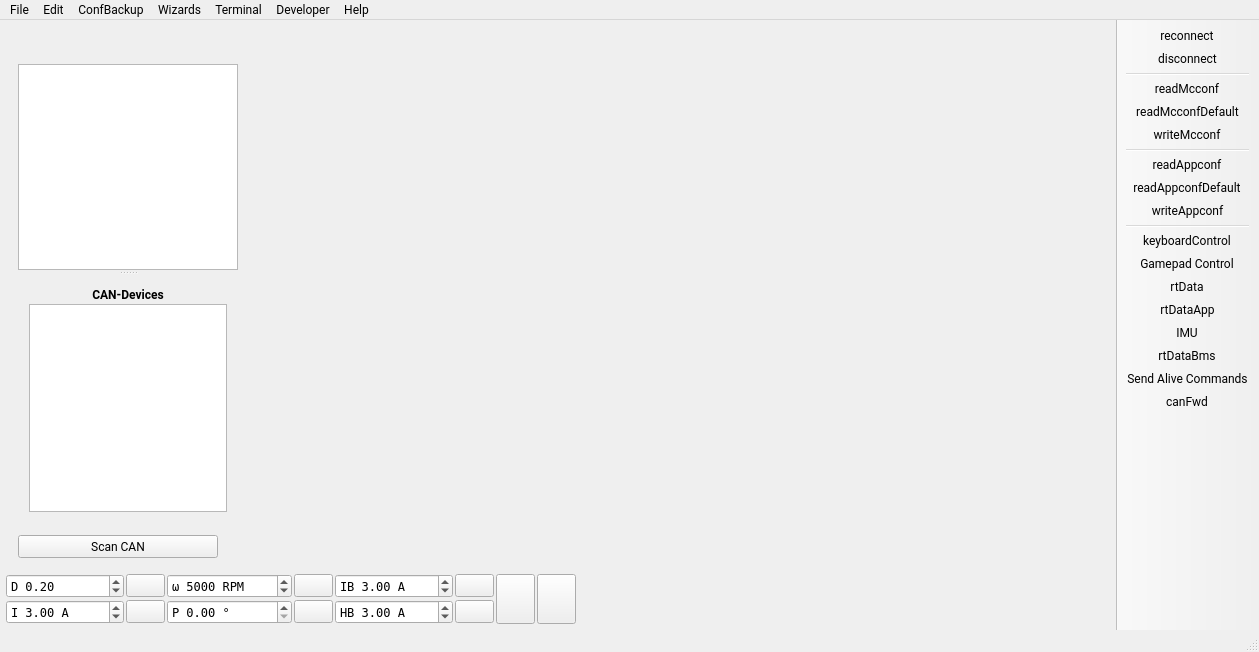
<?xml version="1.0" encoding="UTF-8"?>
<ui version="4.0">
 <class>MainWindow</class>
 <widget class="QMainWindow" name="MainWindow">
  <property name="geometry">
   <rect>
    <x>0</x>
    <y>0</y>
    <width>1259</width>
    <height>652</height>
   </rect>
  </property>
  <property name="font">
   <font>
    <family>Roboto</family>
   </font>
  </property>
  <property name="windowTitle">
   <string>VESC Tool</string>
  </property>
  <property name="windowIcon">
   <iconset>
    <normaloff>:/res/icon.png</normaloff>:/res/icon.png</iconset>
  </property>
  <widget class="QWidget" name="centralWidget">
   <layout class="QVBoxLayout" name="verticalLayout_3">
    <property name="spacing">
     <number>4</number>
    </property>
    <property name="leftMargin">
     <number>6</number>
    </property>
    <property name="topMargin">
     <number>6</number>
    </property>
    <property name="rightMargin">
     <number>6</number>
    </property>
    <property name="bottomMargin">
     <number>6</number>
    </property>
    <item>
     <layout class="QHBoxLayout" name="horizontalLayout">
      <property name="spacing">
       <number>4</number>
      </property>
      <item>
       <layout class="QVBoxLayout" name="verticalLayout_2">
        <property name="spacing">
         <number>12</number>
        </property>
        <property name="leftMargin">
         <number>12</number>
        </property>
        <property name="topMargin">
         <number>12</number>
        </property>
        <property name="rightMargin">
         <number>0</number>
        </property>
        <property name="bottomMargin">
         <number>12</number>
        </property>
        <item>
         <widget class="QLabel" name="pageLabel">
          <property name="enabled">
           <bool>true</bool>
          </property>
          <property name="maximumSize">
           <size>
            <width>220</width>
            <height>56</height>
           </size>
          </property>
          <property name="text">
           <string/>
          </property>
          <property name="scaledContents">
           <bool>true</bool>
          </property>
         </widget>
        </item>
        <item>
         <widget class="QSplitter" name="leftSplitter">
          <property name="orientation">
           <enum>Qt::Vertical</enum>
          </property>
          <property name="handleWidth">
           <number>6</number>
          </property>
          <property name="childrenCollapsible">
           <bool>true</bool>
          </property>
          <widget class="QListWidget" name="pageList">
           <property name="sizePolicy">
            <sizepolicy hsizetype="Expanding" vsizetype="Expanding">
             <horstretch>0</horstretch>
             <verstretch>0</verstretch>
            </sizepolicy>
           </property>
           <property name="minimumSize">
            <size>
             <width>220</width>
             <height>0</height>
            </size>
           </property>
           <property name="maximumSize">
            <size>
             <width>220</width>
             <height>16777215</height>
            </size>
           </property>
           <property name="font">
            <font>
             <family>Roboto</family>
            </font>
           </property>
           <property name="editTriggers">
            <set>QAbstractItemView::NoEditTriggers</set>
           </property>
           <property name="selectionBehavior">
            <enum>QAbstractItemView::SelectRows</enum>
           </property>
           <property name="resizeMode">
            <enum>QListView::Adjust</enum>
           </property>
           <property name="viewMode">
            <enum>QListView::ListMode</enum>
           </property>
          </widget>
          <widget class="QWidget" name="layoutWidget">
           <layout class="QVBoxLayout" name="verticalLayout">
            <property name="spacing">
             <number>2</number>
            </property>
            <item>
             <widget class="QLabel" name="label">
              <property name="font">
               <font>
                <family>Roboto</family>
                <bold>true</bold>
               </font>
              </property>
              <property name="text">
               <string>CAN-Devices</string>
              </property>
              <property name="alignment">
               <set>Qt::AlignCenter</set>
              </property>
             </widget>
            </item>
            <item>
             <widget class="QListWidget" name="canList">
              <property name="minimumSize">
               <size>
                <width>0</width>
                <height>100</height>
               </size>
              </property>
              <property name="font">
               <font>
                <family>Roboto</family>
               </font>
              </property>
              <property name="editTriggers">
               <set>QAbstractItemView::NoEditTriggers</set>
              </property>
              <property name="selectionBehavior">
               <enum>QAbstractItemView::SelectRows</enum>
              </property>
             </widget>
            </item>
           </layout>
          </widget>
         </widget>
        </item>
        <item>
         <widget class="QPushButton" name="scanCanButton">
          <property name="sizePolicy">
           <sizepolicy hsizetype="Expanding" vsizetype="Minimum">
            <horstretch>0</horstretch>
            <verstretch>0</verstretch>
           </sizepolicy>
          </property>
          <property name="maximumSize">
           <size>
            <width>200</width>
            <height>16777215</height>
           </size>
          </property>
          <property name="text">
           <string>Scan CAN</string>
          </property>
         </widget>
        </item>
       </layout>
      </item>
      <item>
       <widget class="QStackedWidget" name="pageWidget">
        <property name="font">
         <font>
          <family>Roboto</family>
         </font>
        </property>
        <property name="currentIndex">
         <number>-1</number>
        </property>
       </widget>
      </item>
     </layout>
    </item>
    <item>
     <layout class="QGridLayout" name="gridLayout_3">
      <property name="spacing">
       <number>2</number>
      </property>
      <item row="0" column="8">
       <widget class="DisplayBar" name="dispDuty" native="true">
        <property name="sizePolicy">
         <sizepolicy hsizetype="MinimumExpanding" vsizetype="Preferred">
          <horstretch>0</horstretch>
          <verstretch>0</verstretch>
         </sizepolicy>
        </property>
        <property name="minimumSize">
         <size>
          <width>150</width>
          <height>0</height>
         </size>
        </property>
       </widget>
      </item>
      <item row="0" column="4">
       <widget class="QDoubleSpinBox" name="brakeCurrentBox">
        <property name="font">
         <font>
          <family>DejaVu Sans Mono</family>
         </font>
        </property>
        <property name="toolTip">
         <string>Brake current</string>
        </property>
        <property name="prefix">
         <string>IB </string>
        </property>
        <property name="suffix">
         <string> A</string>
        </property>
        <property name="minimum">
         <double>-500.000000000000000</double>
        </property>
        <property name="maximum">
         <double>500.000000000000000</double>
        </property>
        <property name="singleStep">
         <double>0.500000000000000</double>
        </property>
        <property name="value">
         <double>3.000000000000000</double>
        </property>
       </widget>
      </item>
      <item row="1" column="1">
       <widget class="QPushButton" name="currentButton">
        <property name="toolTip">
         <string>Current</string>
        </property>
        <property name="text">
         <string/>
        </property>
       </widget>
      </item>
      <item row="0" column="5">
       <widget class="QPushButton" name="brakeCurrentButton">
        <property name="toolTip">
         <string>Brake current</string>
        </property>
        <property name="text">
         <string/>
        </property>
       </widget>
      </item>
      <item row="1" column="5">
       <widget class="QPushButton" name="handbrakeButton">
        <property name="toolTip">
         <string>Handbrake current</string>
        </property>
        <property name="text">
         <string/>
        </property>
       </widget>
      </item>
      <item row="0" column="3">
       <widget class="QPushButton" name="speedButton">
        <property name="toolTip">
         <string>Speed</string>
        </property>
        <property name="text">
         <string/>
        </property>
       </widget>
      </item>
      <item row="0" column="7" rowspan="2">
       <widget class="QPushButton" name="stopButton">
        <property name="sizePolicy">
         <sizepolicy hsizetype="Fixed" vsizetype="MinimumExpanding">
          <horstretch>0</horstretch>
          <verstretch>0</verstretch>
         </sizepolicy>
        </property>
        <property name="toolTip">
         <string>Switch off</string>
        </property>
        <property name="text">
         <string/>
        </property>
        <property name="iconSize">
         <size>
          <width>40</width>
          <height>40</height>
         </size>
        </property>
       </widget>
      </item>
      <item row="0" column="6" rowspan="2">
       <widget class="QPushButton" name="fullBrakeButton">
        <property name="sizePolicy">
         <sizepolicy hsizetype="Fixed" vsizetype="MinimumExpanding">
          <horstretch>0</horstretch>
          <verstretch>0</verstretch>
         </sizepolicy>
        </property>
        <property name="toolTip">
         <string>Full brake</string>
        </property>
        <property name="text">
         <string/>
        </property>
        <property name="iconSize">
         <size>
          <width>40</width>
          <height>40</height>
         </size>
        </property>
        <property name="autoDefault">
         <bool>false</bool>
        </property>
        <property name="default">
         <bool>false</bool>
        </property>
        <property name="flat">
         <bool>false</bool>
        </property>
       </widget>
      </item>
      <item row="1" column="8">
       <widget class="DisplayBar" name="dispCurrent" native="true">
        <property name="sizePolicy">
         <sizepolicy hsizetype="MinimumExpanding" vsizetype="Preferred">
          <horstretch>0</horstretch>
          <verstretch>0</verstretch>
         </sizepolicy>
        </property>
        <property name="minimumSize">
         <size>
          <width>150</width>
          <height>0</height>
         </size>
        </property>
       </widget>
      </item>
      <item row="0" column="2">
       <widget class="QDoubleSpinBox" name="speedBox">
        <property name="font">
         <font>
          <family>DejaVu Sans Mono</family>
         </font>
        </property>
        <property name="toolTip">
         <string>Speed</string>
        </property>
        <property name="prefix">
         <string>ω </string>
        </property>
        <property name="suffix">
         <string> RPM</string>
        </property>
        <property name="decimals">
         <number>0</number>
        </property>
        <property name="minimum">
         <double>-400000.000000000000000</double>
        </property>
        <property name="maximum">
         <double>400000.000000000000000</double>
        </property>
        <property name="singleStep">
         <double>100.000000000000000</double>
        </property>
        <property name="value">
         <double>5000.000000000000000</double>
        </property>
       </widget>
      </item>
      <item row="1" column="4">
       <widget class="QDoubleSpinBox" name="handbrakeBox">
        <property name="font">
         <font>
          <family>DejaVu Sans Mono</family>
         </font>
        </property>
        <property name="toolTip">
         <string>Handbrake current</string>
        </property>
        <property name="prefix">
         <string>HB </string>
        </property>
        <property name="suffix">
         <string> A</string>
        </property>
        <property name="minimum">
         <double>-500.000000000000000</double>
        </property>
        <property name="maximum">
         <double>500.000000000000000</double>
        </property>
        <property name="singleStep">
         <double>0.500000000000000</double>
        </property>
        <property name="value">
         <double>3.000000000000000</double>
        </property>
       </widget>
      </item>
      <item row="0" column="0">
       <widget class="QDoubleSpinBox" name="dutyBox">
        <property name="font">
         <font>
          <family>DejaVu Sans Mono</family>
         </font>
        </property>
        <property name="toolTip">
         <string>Duty cycle</string>
        </property>
        <property name="wrapping">
         <bool>false</bool>
        </property>
        <property name="frame">
         <bool>true</bool>
        </property>
        <property name="prefix">
         <string>D </string>
        </property>
        <property name="minimum">
         <double>-1.000000000000000</double>
        </property>
        <property name="maximum">
         <double>1.000000000000000</double>
        </property>
        <property name="singleStep">
         <double>0.010000000000000</double>
        </property>
        <property name="value">
         <double>0.200000000000000</double>
        </property>
       </widget>
      </item>
      <item row="1" column="3">
       <widget class="QPushButton" name="posButton">
        <property name="toolTip">
         <string>Position</string>
        </property>
        <property name="text">
         <string/>
        </property>
       </widget>
      </item>
      <item row="0" column="1">
       <widget class="QPushButton" name="dutyButton">
        <property name="toolTip">
         <string>Duty cycle</string>
        </property>
        <property name="text">
         <string/>
        </property>
        <property name="flat">
         <bool>false</bool>
        </property>
       </widget>
      </item>
      <item row="1" column="2">
       <widget class="QDoubleSpinBox" name="posBox">
        <property name="font">
         <font>
          <family>DejaVu Sans Mono</family>
         </font>
        </property>
        <property name="toolTip">
         <string>Position</string>
        </property>
        <property name="prefix">
         <string>P </string>
        </property>
        <property name="suffix">
         <string> °</string>
        </property>
        <property name="maximum">
         <double>360.000000000000000</double>
        </property>
        <property name="singleStep">
         <double>0.100000000000000</double>
        </property>
        <property name="value">
         <double>0.000000000000000</double>
        </property>
       </widget>
      </item>
      <item row="1" column="0">
       <widget class="QDoubleSpinBox" name="currentBox">
        <property name="font">
         <font>
          <family>DejaVu Sans Mono</family>
         </font>
        </property>
        <property name="toolTip">
         <string>Current</string>
        </property>
        <property name="frame">
         <bool>true</bool>
        </property>
        <property name="prefix">
         <string>I </string>
        </property>
        <property name="suffix">
         <string> A</string>
        </property>
        <property name="minimum">
         <double>-5000.000000000000000</double>
        </property>
        <property name="maximum">
         <double>5000.000000000000000</double>
        </property>
        <property name="singleStep">
         <double>0.500000000000000</double>
        </property>
        <property name="value">
         <double>3.000000000000000</double>
        </property>
       </widget>
      </item>
     </layout>
    </item>
   </layout>
  </widget>
  <widget class="QToolBar" name="mainToolBar">
   <property name="toolTip">
    <string/>
   </property>
   <property name="movable">
    <bool>false</bool>
   </property>
   <property name="iconSize">
    <size>
     <width>24</width>
     <height>24</height>
    </size>
   </property>
   <property name="toolButtonStyle">
    <enum>Qt::ToolButtonIconOnly</enum>
   </property>
   <property name="floatable">
    <bool>false</bool>
   </property>
   <attribute name="toolBarArea">
    <enum>RightToolBarArea</enum>
   </attribute>
   <attribute name="toolBarBreak">
    <bool>false</bool>
   </attribute>
   <addaction name="actionReconnect"/>
   <addaction name="actionDisconnect"/>
   <addaction name="separator"/>
   <addaction name="actionReadMcconf"/>
   <addaction name="actionReadMcconfDefault"/>
   <addaction name="actionWriteMcconf"/>
   <addaction name="separator"/>
   <addaction name="actionReadAppconf"/>
   <addaction name="actionReadAppconfDefault"/>
   <addaction name="actionWriteAppconf"/>
   <addaction name="separator"/>
   <addaction name="actionKeyboardControl"/>
   <addaction name="actionGamepadControl"/>
   <addaction name="actionRtData"/>
   <addaction name="actionRtDataApp"/>
   <addaction name="actionIMU"/>
   <addaction name="actionrtDataBms"/>
   <addaction name="actionSendAlive"/>
   <addaction name="actionCanFwd"/>
  </widget>
  <widget class="QStatusBar" name="statusBar"/>
  <widget class="QMenuBar" name="menuBar">
   <property name="geometry">
    <rect>
     <x>0</x>
     <y>0</y>
     <width>1259</width>
     <height>26</height>
    </rect>
   </property>
   <widget class="QMenu" name="menuFile">
    <property name="title">
     <string>File</string>
    </property>
    <addaction name="actionSaveMotorConfXml"/>
    <addaction name="actionLoadMotorConfXml"/>
    <addaction name="separator"/>
    <addaction name="actionSaveAppconfXml"/>
    <addaction name="actionLoadAppconfXml"/>
    <addaction name="actionApplyConfigurationsCAN"/>
    <addaction name="separator"/>
    <addaction name="actionSaveMotorConfigurationHeader"/>
    <addaction name="actionSaveMotorConfigurationHeaderWrap"/>
    <addaction name="separator"/>
    <addaction name="actionSaveAppConfigurationHeader"/>
    <addaction name="actionSaveAppConfigurationHeaderWrap"/>
    <addaction name="separator"/>
    <addaction name="actionLaunchBoardConfigurator"/>
    <addaction name="actionLaunchMobileTool"/>
    <addaction name="separator"/>
    <addaction name="actionExit"/>
   </widget>
   <widget class="QMenu" name="menuHelp">
    <property name="title">
     <string>Help</string>
    </property>
    <addaction name="separator"/>
    <addaction name="actionVESCProjectForums"/>
    <addaction name="actionVESC_Discord"/>
    <addaction name="separator"/>
    <addaction name="actionVESCToolChangelog"/>
    <addaction name="actionFirmwareChangelog"/>
    <addaction name="separator"/>
    <addaction name="actionAbout"/>
    <addaction name="actionLibrariesUsed"/>
    <addaction name="actionAboutQt"/>
    <addaction name="separator"/>
    <addaction name="actionSafetyInformation"/>
    <addaction name="actionWarrantyStatement"/>
    <addaction name="actionLicense"/>
   </widget>
   <widget class="QMenu" name="menuTools">
    <property name="title">
     <string>Developer</string>
    </property>
    <addaction name="actionParameterEditorMcconf"/>
    <addaction name="actionParameterEditorAppconf"/>
    <addaction name="actionParameterEditorInfo"/>
    <addaction name="actionParameterEditorFW"/>
    <addaction name="actionParameterEditorCustomConf0"/>
    <addaction name="actionExportConfigurationParser"/>
    <addaction name="actionRemoveDownloadedConfigs"/>
   </widget>
   <widget class="QMenu" name="menuTerminal">
    <property name="title">
     <string>Terminal</string>
    </property>
    <addaction name="actionTerminalShowHelp"/>
    <addaction name="actionTerminalPrintFaults"/>
    <addaction name="actionTerminalPrintThreads"/>
    <addaction name="separator"/>
    <addaction name="actionTerminalDRVResetLatchedFaults"/>
    <addaction name="separator"/>
    <addaction name="actionTerminalClear"/>
    <addaction name="separator"/>
    <addaction name="actionReboot"/>
    <addaction name="actionShutdown"/>
    <addaction name="actionRestartLispBM"/>
   </widget>
   <widget class="QMenu" name="menuCommands">
    <property name="font">
     <font>
      <family>Roboto</family>
     </font>
    </property>
    <property name="title">
     <string>Edit</string>
    </property>
    <addaction name="actionPreferences"/>
   </widget>
   <widget class="QMenu" name="menuWizards">
    <property name="title">
     <string>Wizards</string>
    </property>
    <addaction name="actionAutoSetupFOC"/>
    <addaction name="actionSetupMotorsFOCQuick"/>
    <addaction name="actionAppSetupWizard"/>
    <addaction name="actionMotorSetupWizard"/>
   </widget>
   <widget class="QMenu" name="menuTools_2">
    <property name="title">
     <string>ConfBackup</string>
    </property>
    <addaction name="actionBackupConfiguration"/>
    <addaction name="actionBackupConfigurationsCAN"/>
    <addaction name="actionRestoreConfiguration"/>
    <addaction name="actionRestoreConfigurationsCAN"/>
    <addaction name="actionClearConfigurationBackups"/>
   </widget>
   <addaction name="menuFile"/>
   <addaction name="menuCommands"/>
   <addaction name="menuTools_2"/>
   <addaction name="menuWizards"/>
   <addaction name="menuTerminal"/>
   <addaction name="menuTools"/>
   <addaction name="menuHelp"/>
  </widget>
  <action name="actionReadMcconf">
   <property name="text">
    <string>readMcconf</string>
   </property>
   <property name="toolTip">
    <string>Read motor Configuration</string>
   </property>
  </action>
  <action name="actionReadMcconfDefault">
   <property name="text">
    <string>readMcconfDefault</string>
   </property>
   <property name="toolTip">
    <string>Read default motor configuration</string>
   </property>
  </action>
  <action name="actionWriteMcconf">
   <property name="text">
    <string>writeMcconf</string>
   </property>
   <property name="toolTip">
    <string>Write motor configuration</string>
   </property>
  </action>
  <action name="actionSaveMotorConfXml">
   <property name="text">
    <string>Save Motor Configuration XML as...</string>
   </property>
  </action>
  <action name="actionLoadMotorConfXml">
   <property name="text">
    <string>Load Motor Configuration XML</string>
   </property>
  </action>
  <action name="actionDisconnect">
   <property name="text">
    <string>disconnect</string>
   </property>
   <property name="toolTip">
    <string>Disconnect</string>
   </property>
  </action>
  <action name="actionReboot">
   <property name="text">
    <string>Reboot</string>
   </property>
   <property name="toolTip">
    <string>Reboot via CPU reset</string>
   </property>
  </action>
  <action name="actionShutdown">
   <property name="text">
    <string>Shutdown</string>
   </property>
   <property name="toolTip">
    <string>Shutdown (for controllers with auto-shutdown support only)</string>
   </property>
  </action>
  <action name="actionCanFwd">
   <property name="checkable">
    <bool>true</bool>
   </property>
   <property name="text">
    <string>canFwd</string>
   </property>
   <property name="toolTip">
    <string>Forward communication over CAN-bus</string>
   </property>
  </action>
  <action name="actionReconnect">
   <property name="text">
    <string>reconnect</string>
   </property>
   <property name="toolTip">
    <string>Reconnect last connection</string>
   </property>
  </action>
  <action name="actionRtData">
   <property name="checkable">
    <bool>true</bool>
   </property>
   <property name="text">
    <string>rtData</string>
   </property>
   <property name="toolTip">
    <string>Stream realtime data</string>
   </property>
  </action>
  <action name="actionReadAppconf">
   <property name="text">
    <string>readAppconf</string>
   </property>
   <property name="toolTip">
    <string>Read app configuration</string>
   </property>
  </action>
  <action name="actionReadAppconfDefault">
   <property name="text">
    <string>readAppconfDefault</string>
   </property>
   <property name="toolTip">
    <string>Read default app configuration</string>
   </property>
  </action>
  <action name="actionWriteAppconf">
   <property name="text">
    <string>writeAppconf</string>
   </property>
   <property name="toolTip">
    <string>Write app configuration</string>
   </property>
  </action>
  <action name="actionSaveAppconfXml">
   <property name="text">
    <string>Save App Configuration XML as...</string>
   </property>
  </action>
  <action name="actionLoadAppconfXml">
   <property name="text">
    <string>Load App Configuration XML</string>
   </property>
  </action>
  <action name="actionApplyConfigurationsCAN">
   <property name="text">
    <string>Apply Configuration XML to All VESCs...</string>
   </property>
   <property name="toolTip">
    <string>Apply one motor and/or one app configuration XML to the local VESC and all VESCs on the CAN bus</string>
   </property>
  </action>
  <action name="actionExit">
   <property name="text">
    <string>Exit</string>
   </property>
  </action>
  <action name="actionAbout">
   <property name="text">
    <string>About VESC Tool</string>
   </property>
  </action>
  <action name="actionKeyboardControl">
   <property name="checkable">
    <bool>true</bool>
   </property>
   <property name="text">
    <string>keyboardControl</string>
   </property>
   <property name="toolTip">
    <string>&lt;!DOCTYPE HTML PUBLIC &quot;-//W3C//DTD HTML 4.0//EN&quot; &quot;http://www.w3.org/TR/REC-html40/strict.dtd&quot;&gt;
&lt;html&gt;&lt;head&gt;&lt;meta name=&quot;qrichtext&quot; content=&quot;1&quot; /&gt;&lt;style type=&quot;text/css&quot;&gt;
p, li { white-space: pre-wrap; }
&lt;/style&gt;&lt;/head&gt;&lt;body style=&quot; font-family:'Roboto'; font-size:11pt; font-weight:400; font-style:normal;&quot;&gt;
&lt;p style=&quot; margin-top:0px; margin-bottom:0px; margin-left:0px; margin-right:0px; -qt-block-indent:0; text-indent:0px;&quot;&gt;&lt;span style=&quot; font-family:'Roboto';&quot;&gt;Enable keyboard control.&lt;/span&gt;&lt;/p&gt;
&lt;p style=&quot;-qt-paragraph-type:empty; margin-top:0px; margin-bottom:0px; margin-left:0px; margin-right:0px; -qt-block-indent:0; text-indent:0px; font-family:'Roboto';&quot;&gt;&lt;br /&gt;&lt;/p&gt;
&lt;p style=&quot; margin-top:0px; margin-bottom:0px; margin-left:0px; margin-right:0px; -qt-block-indent:0; text-indent:0px;&quot;&gt;&lt;span style=&quot; font-family:'Roboto';&quot;&gt;Key functions:&lt;/span&gt;&lt;/p&gt;
&lt;p style=&quot; margin-top:0px; margin-bottom:0px; margin-left:0px; margin-right:0px; -qt-block-indent:0; text-indent:0px;&quot;&gt;&lt;span style=&quot; font-family:'Roboto';&quot;&gt;&lt;br /&gt;&lt;/span&gt;&lt;span style=&quot; font-family:'Roboto'; font-weight:600;&quot;&gt;Up and Down Arrow Keys&lt;/span&gt;&lt;/p&gt;
&lt;p style=&quot; margin-top:0px; margin-bottom:0px; margin-left:0px; margin-right:0px; -qt-block-indent:0; text-indent:0px;&quot;&gt;&lt;span style=&quot; font-family:'Roboto';&quot;&gt;Current control using the current value in the lower&lt;/span&gt;&lt;/p&gt;
&lt;p style=&quot; margin-top:0px; margin-bottom:0px; margin-left:0px; margin-right:0px; -qt-block-indent:0; text-indent:0px;&quot;&gt;&lt;span style=&quot; font-family:'Roboto';&quot;&gt;left corner.&lt;/span&gt;&lt;/p&gt;
&lt;p style=&quot;-qt-paragraph-type:empty; margin-top:0px; margin-bottom:0px; margin-left:0px; margin-right:0px; -qt-block-indent:0; text-indent:0px; font-family:'Roboto';&quot;&gt;&lt;br /&gt;&lt;/p&gt;
&lt;p style=&quot; margin-top:0px; margin-bottom:0px; margin-left:0px; margin-right:0px; -qt-block-indent:0; text-indent:0px;&quot;&gt;&lt;span style=&quot; font-family:'Roboto'; font-weight:600;&quot;&gt;Right and Left Arrow Keys&lt;/span&gt;&lt;/p&gt;
&lt;p style=&quot; margin-top:0px; margin-bottom:0px; margin-left:0px; margin-right:0px; -qt-block-indent:0; text-indent:0px;&quot;&gt;&lt;span style=&quot; font-family:'Roboto';&quot;&gt;Duty cycle control. Slowly ramps up and down the duty&lt;/span&gt;&lt;/p&gt;
&lt;p style=&quot; margin-top:0px; margin-bottom:0px; margin-left:0px; margin-right:0px; -qt-block-indent:0; text-indent:0px;&quot;&gt;&lt;span style=&quot; font-family:'Roboto';&quot;&gt;cycle. When e.g. starting with right and then also holding&lt;/span&gt;&lt;/p&gt;
&lt;p style=&quot; margin-top:0px; margin-bottom:0px; margin-left:0px; margin-right:0px; -qt-block-indent:0; text-indent:0px;&quot;&gt;&lt;span style=&quot; font-family:'Roboto';&quot;&gt;left, the duty cycle is ramped higher.&lt;/span&gt;&lt;/p&gt;
&lt;p style=&quot;-qt-paragraph-type:empty; margin-top:0px; margin-bottom:0px; margin-left:0px; margin-right:0px; -qt-block-indent:0; text-indent:0px; font-family:'Roboto';&quot;&gt;&lt;br /&gt;&lt;/p&gt;
&lt;p style=&quot; margin-top:0px; margin-bottom:0px; margin-left:0px; margin-right:0px; -qt-block-indent:0; text-indent:0px;&quot;&gt;&lt;span style=&quot; font-family:'Roboto'; font-weight:600;&quot;&gt;Page Down&lt;/span&gt;&lt;/p&gt;
&lt;p style=&quot; margin-top:0px; margin-bottom:0px; margin-left:0px; margin-right:0px; -qt-block-indent:0; text-indent:0px;&quot;&gt;&lt;span style=&quot; font-family:'Roboto';&quot;&gt;Brake with the current set in the lower left corner.&lt;/span&gt;&lt;/p&gt;&lt;/body&gt;&lt;/html&gt;</string>
   </property>
  </action>
  <action name="actionParameterEditorMcconf">
   <property name="text">
    <string>Parameter Editor Mcconf</string>
   </property>
  </action>
  <action name="actionParameterEditorAppconf">
   <property name="text">
    <string>Parameter Editor Appconf</string>
   </property>
  </action>
  <action name="actionSaveAppConfigurationHeader">
   <property name="text">
    <string>Save App Configuration C Header as...</string>
   </property>
  </action>
  <action name="actionSaveMotorConfigurationHeader">
   <property name="text">
    <string>Save Motor Configuration C Header as...</string>
   </property>
  </action>
  <action name="actionSaveAppConfigurationHeaderWrap">
   <property name="text">
    <string>Save App Configuration C Header (ifdef wrapped) as...</string>
   </property>
  </action>
  <action name="actionSaveMotorConfigurationHeaderWrap">
   <property name="text">
    <string>Save Motor Configuration C Header (ifdef wrapped) as...</string>
   </property>
  </action>
  <action name="actionRtDataApp">
   <property name="checkable">
    <bool>true</bool>
   </property>
   <property name="text">
    <string>rtDataApp</string>
   </property>
   <property name="toolTip">
    <string>Stream realtime app data</string>
   </property>
  </action>
  <action name="actionTerminalPrintFaults">
   <property name="text">
    <string>Print Faults</string>
   </property>
   <property name="toolTip">
    <string>Print Faults</string>
   </property>
  </action>
  <action name="actionTerminalShowHelp">
   <property name="text">
    <string>Show Help</string>
   </property>
  </action>
  <action name="actionTerminalClear">
   <property name="text">
    <string>Clear Terminal</string>
   </property>
  </action>
  <action name="actionTerminalPrintThreads">
   <property name="text">
    <string>Print Threads</string>
   </property>
   <property name="toolTip">
    <string>Print Threads</string>
   </property>
  </action>
  <action name="actionSendAlive">
   <property name="checkable">
    <bool>true</bool>
   </property>
   <property name="text">
    <string>Send Alive Commands</string>
   </property>
   <property name="toolTip">
    <string>Send alive packets periodically to prevent timeout</string>
   </property>
  </action>
  <action name="actionLibrariesUsed">
   <property name="text">
    <string>About Libraries Used</string>
   </property>
  </action>
  <action name="actionMotorSetupWizard">
   <property name="text">
    <string>Setup Other Motors</string>
   </property>
   <property name="toolTip">
    <string>Start the Motor Setup Wizard</string>
   </property>
   <property name="menuRole">
    <enum>QAction::NoRole</enum>
   </property>
  </action>
  <action name="actionAppSetupWizard">
   <property name="text">
    <string>Setup Input</string>
   </property>
   <property name="toolTip">
    <string>Start the App Setup Wizard</string>
   </property>
   <property name="menuRole">
    <enum>QAction::NoRole</enum>
   </property>
  </action>
  <action name="actionAboutQt">
   <property name="text">
    <string>About Qt</string>
   </property>
   <property name="toolTip">
    <string>Show the Qt library's About box</string>
   </property>
  </action>
  <action name="actionParameterEditorInfo">
   <property name="text">
    <string>Parameter Editor Info</string>
   </property>
  </action>
  <action name="actionSafetyInformation">
   <property name="text">
    <string>Safety Information</string>
   </property>
  </action>
  <action name="actionWarrantyStatement">
   <property name="text">
    <string>Limited Warranty Statement</string>
   </property>
   <property name="toolTip">
    <string>Limited Warranty Statement</string>
   </property>
  </action>
  <action name="actionVESCToolChangelog">
   <property name="text">
    <string>VESC Tool Changelog</string>
   </property>
  </action>
  <action name="actionTerminalDRVResetLatchedFaults">
   <property name="text">
    <string>DRV Reset Latched Faults</string>
   </property>
  </action>
  <action name="actionVESCProjectForums">
   <property name="text">
    <string>VESC Project Forums</string>
   </property>
  </action>
  <action name="actionFirmwareChangelog">
   <property name="text">
    <string>Firmware Changelog</string>
   </property>
  </action>
  <action name="actionLicense">
   <property name="text">
    <string>License</string>
   </property>
  </action>
  <action name="actionAutoSetupFOC">
   <property name="text">
    <string>Setup Motors FOC</string>
   </property>
   <property name="menuRole">
    <enum>QAction::NoRole</enum>
   </property>
  </action>
  <action name="actionExportConfigurationParser">
   <property name="text">
    <string>Export Configuration Parser</string>
   </property>
  </action>
  <action name="actionIMU">
   <property name="checkable">
    <bool>true</bool>
   </property>
   <property name="text">
    <string>IMU</string>
   </property>
   <property name="toolTip">
    <string>Activate IMU Sampling</string>
   </property>
  </action>
  <action name="actionLoadFirmwareConfigs">
   <property name="icon">
    <iconset resource="res.qrc">
     <normaloff>:/res/icons/Electronics-96.png</normaloff>:/res/icons/Electronics-96.png</iconset>
   </property>
   <property name="text">
    <string>Load Firmware Configs</string>
   </property>
  </action>
  <action name="actionBackupConfiguration">
   <property name="text">
    <string>Backup Configuration</string>
   </property>
   <property name="toolTip">
    <string>Backup Configuration (no CAN)</string>
   </property>
  </action>
  <action name="actionRestoreConfiguration">
   <property name="text">
    <string>Restore Configuration</string>
   </property>
   <property name="toolTip">
    <string>Restore Configuration</string>
   </property>
  </action>
  <action name="actionClearConfigurationBackups">
   <property name="text">
    <string>Clear Configuration Backups</string>
   </property>
  </action>
  <action name="actionParameterEditorFW">
   <property name="text">
    <string>Parameter Editor FW</string>
   </property>
   <property name="font">
    <font/>
   </property>
  </action>
  <action name="actionBackupConfigurationsCAN">
   <property name="text">
    <string>Backup Configurations (Including CAN)</string>
   </property>
  </action>
  <action name="actionRestoreConfigurationsCAN">
   <property name="text">
    <string>Restore Configurations (Including CAN)</string>
   </property>
  </action>
  <action name="actionrtDataBms">
   <property name="checkable">
    <bool>true</bool>
   </property>
   <property name="text">
    <string>rtDataBms</string>
   </property>
   <property name="toolTip">
    <string>Stream BMS realtime data</string>
   </property>
  </action>
  <action name="actionGamepadControl">
   <property name="checkable">
    <bool>true</bool>
   </property>
   <property name="text">
    <string>Gamepad Control</string>
   </property>
   <property name="toolTip">
    <string>Use Gamepad Control</string>
   </property>
  </action>
  <action name="actionParameterEditorCustomConf0">
   <property name="text">
    <string>Parameter Editor Custom Conf 0</string>
   </property>
  </action>
  <action name="actionSetupMotorsFOCQuick">
   <property name="text">
    <string>Setup Motors FOC (old)</string>
   </property>
   <property name="menuRole">
    <enum>QAction::NoRole</enum>
   </property>
  </action>
  <action name="actionPreferences">
   <property name="text">
    <string>Preferences</string>
   </property>
   <property name="shortcutVisibleInContextMenu">
    <bool>false</bool>
   </property>
  </action>
  <action name="actionLaunchBoardConfigurator">
   <property name="text">
    <string>Restart + Launch Board Configurator</string>
   </property>
  </action>
  <action name="actionLaunchMobileTool">
   <property name="text">
    <string>Restart + Launch Mobile Tool</string>
   </property>
  </action>
  <action name="actionRestartLispBM">
   <property name="text">
    <string>Restart LispBM</string>
   </property>
  </action>
  <action name="actionVESC_Discord">
   <property name="text">
    <string>VESC Discord</string>
   </property>
  </action>
  <action name="actionRemoveDownloadedConfigs">
   <property name="text">
    <string>Remove Downloaded Configs</string>
   </property>
  </action>
 </widget>
 <layoutdefault spacing="6" margin="11"/>
 <customwidgets>
  <customwidget>
   <class>DisplayBar</class>
   <extends>QWidget</extends>
   <header>widgets/displaybar.h</header>
   <container>1</container>
  </customwidget>
 </customwidgets>
 <resources>
  <include location="res.qrc"/>
 </resources>
 <connections/>
</ui>
